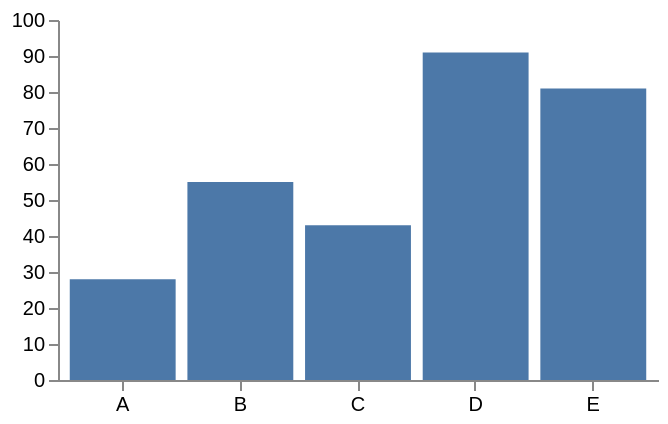

Source (Vega-Lite JSON):
### Vega specification from a JSON file in a GitHub repository (floating-point values rounded to 4 significant figures)
{"$schema": "https://vega.github.io/schema/vega/v6.json", "width": 300, "height": 180, "padding": 5, "data": [{"name": "table", "values": [{"category": "A", "value": 28}, {"category": "B", "value": 55}, {"category": "C", "value": 43}, {"category": "D", "value": 91}, {"category": "E", "value": 81}]}], "scales": [{"name": "xscale", "type": "band", "domain": {"data": "table", "field": "category"}, "range": "width", "padding": 0.1}, {"name": "yscale", "domain": {"data": "table", "field": "value"}, "nice": true, "range": "height"}], "axes": [{"orient": "bottom", "scale": "xscale"}, {"orient": "left", "scale": "yscale"}], "marks": [{"type": "rect", "from": {"data": "table"}, "encode": {"enter": {"x": {"scale": "xscale", "field": "category"}, "width": {"scale": "xscale", "band": 1}, "y": {"scale": "yscale", "field": "value"}, "y2": {"scale": "yscale", "value": 0}}, "update": {"fill": {"value": "#4c78a8"}}}}]}
